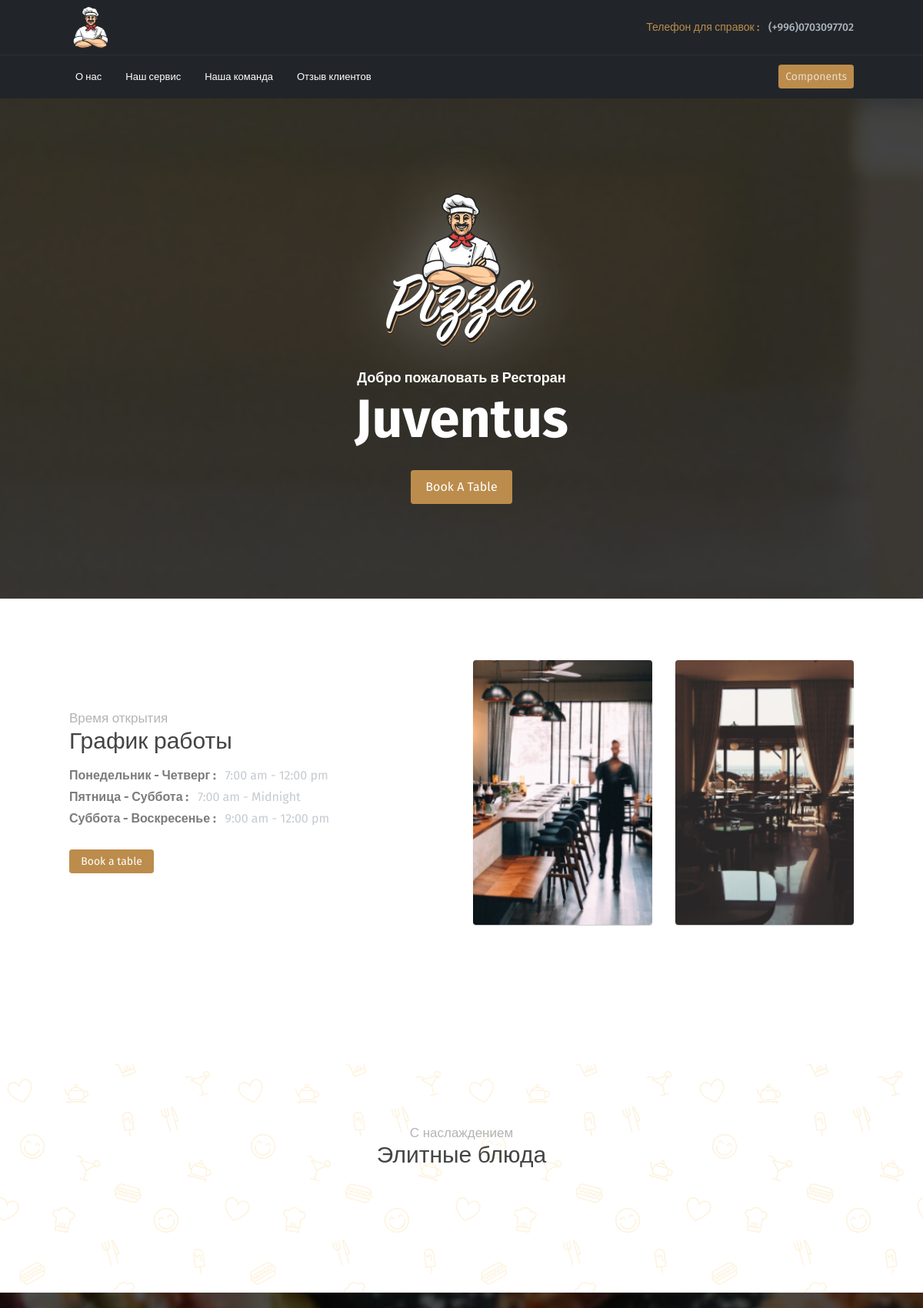
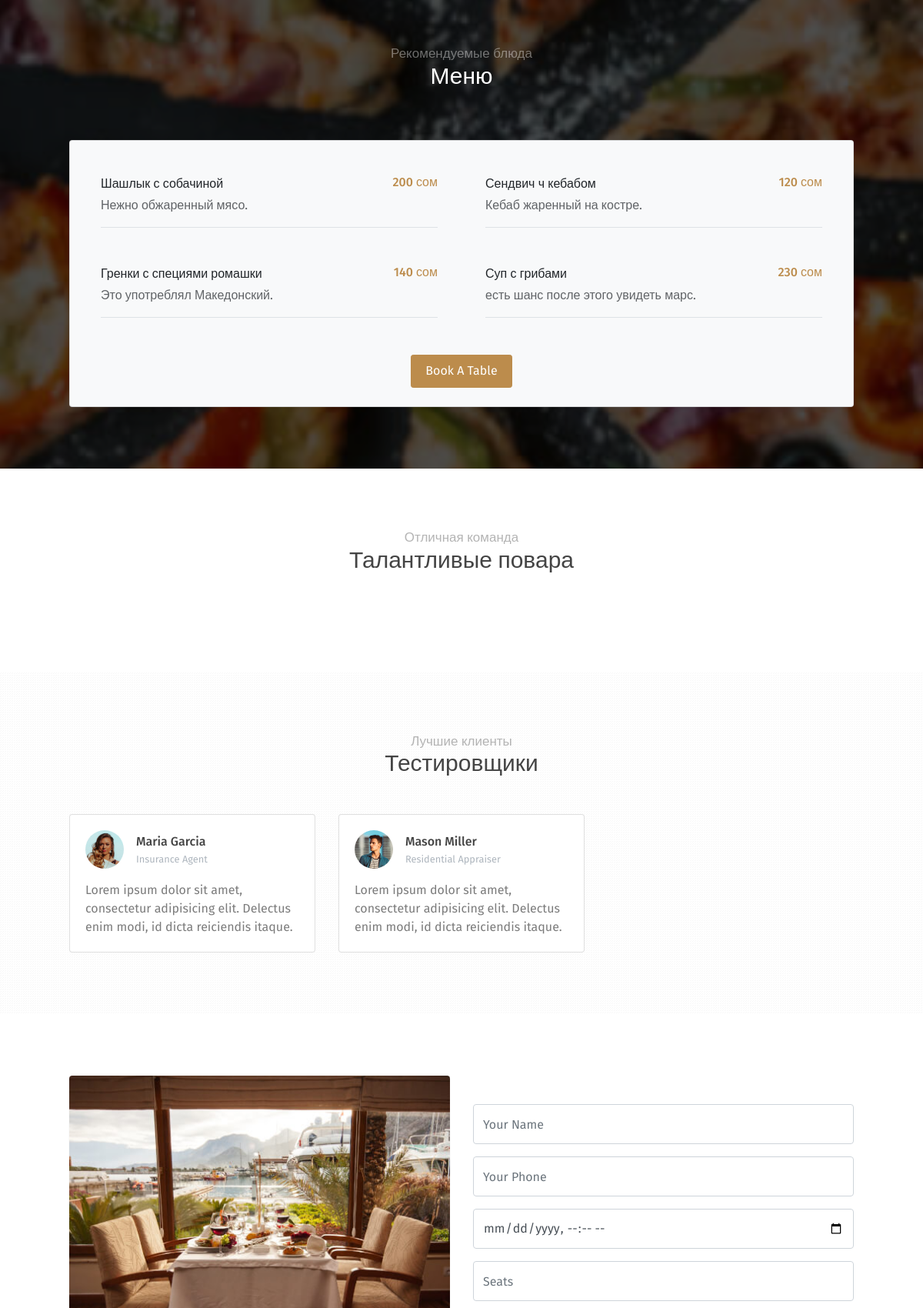
Page /great/sus (upper part) on the committed database (2 pictures, top to bottom).
### great/models.py (models this page shows, shortened)
class Great(models.Model):
    name = models.CharField(max_length=100)
    title = models.TextField(max_length=100)
    price  = models.CharField(max_length=100)
    class Meta:
        verbose_name = 'Great'
        verbose_name_plural = 'Greats'

### great/views.py (the view)
# urls.py: path('sus',great,name ='sus')
def great(requst):
    prost = Great.objects.all()
    context = {
        'prost':prost
    }
    return render (requst,'index.html',context)

### anime/templates/index.html (shortened to what this page needs)
<!DOCTYPE html>
{% load static %}
<html lang="en">
<head>
    <link rel="stylesheet" href="{% static 'assets/vendors/themify-icons/css/themify-icons.css' %}">
	<link rel="stylesheet" href="{% static 'assets/css/pigga.css' %}">
</head>
<body data-spy="scroll" data-target=".navbar" data-offset="40" id="home">
    <nav class="navbar nav-first navbar-dark bg-dark">
        <div class="container">
            <a class="navbar-brand" href="#">
                <img src="{% static 'assets/imgs/navbar-brand.svg' %}" alt="Download free bootstrap 4 landing page, free boootstrap 4 templates, Download free bootstrap 4.1 landing page, free boootstrap 4.1.1 templates, Pigga Landing page">
            </a>
            <ul class="navbar-nav ml-auto">
                <li class="nav-item">
                    <a class="nav-link text-primary" href="#home">Телефон для справок : <span class="pl-2 text-muted">(+996)0703097702</span></a>
                </li>
            </ul>
        </div>
    </nav>
    <nav class="nav-second navbar custom-navbar navbar-expand-sm navbar-dark bg-dark sticky-top">
        <div class="container">
            <div class="collapse navbar-collapse" id="navbarSupportedContent">
                <ul class="navbar-nav mr-auto">
                    <li class="nav-item">
                        <a class="nav-link" href="#about">О нас</a>
                    </li>
                    <li class="nav-item">
                        <a class="nav-link" href="{% url 'anime:menu' %}">Наш сервис</a>
                    </li>
                    <li class="nav-item">
                        <a class="nav-link" href="{% url 'chefs:chefs' %}">Наша команда</a>
                    </li>
                    <li class="nav-item">
                        <a class="nav-link" href="#testmonial">Отзыв клиентов</a>
                    </li>
                </ul>
                <ul class="navbar-nav ml-auto">
                    <li class="nav-item">
                        <a href="components.html" class="btn btn-primary btn-sm">Components</a>
                    </li>
                </ul>
            </div>
        </div>
    </nav>
    <header class="header">
        <div class="overlay">
            <img src="{% static 'assets/imgs/logo.svg' %}" alt="Download free bootstrap 4 landing page, free boootstrap 4 templates, Download free bootstrap 4.1 landing page, free boootstrap 4.1.1 templates, Pigga Landing page" class="logo">
            <h1 class="subtitle">Добро пожаловать в Ресторан</h1>
            <h1 class="title">Juventus</h1>
            <a class="btn btn-primary mt-3" href="#book-table">Book A Table</a>
        </div>
    </header>
    <section id="about">
        <div class="container">
            <div class="row align-items-center">
                <div class="col-md-6">
                    <h6 class="section-subtitle">Время открытия</h6>
                    <h3 class="section-title">График работы</h3>
                    <p class="mb-1 font-weight-bold">Понедельник - Четверг : <span class="font-weight-normal pl-2 text-muted">7:00 am - 12:00 pm</span></p>
                    <p class="mb-1 font-weight-bold">Пятница - Суббота : <span class="font-weight-normal pl-2 text-muted">7:00 am - Midnight</span></p>
                    <p class="mb-1 font-weight-bold">Суббота - Воскресенье : <span class="font-weight-normal pl-2 text-muted">9:00 am - 12:00 pm</span></p>
                    <a href="#book-table" class="btn btn-primary btn-sm w-md mt-4">Book a table</a>
                </div>
                <div class="col-md-6">
                    <div class="row">
                        <div class="col">
                            <img alt="Download free bootstrap 4 landing page, free boootstrap 4 templates, Download free bootstrap 4.1 landing page, free boootstrap 4.1.1 templates, Pigga Landing page" src="assets/imgs/about-1.jpg" class="w-100 rounded shadow">
                        </div>
                        <div class="col">
                            <img alt="Download free bootstrap 4 landing page, free boootstrap 4 templates, Download free bootstrap 4.1 landing page, free boootstrap 4.1.1 templates, Pigga Landing page" src="assets/imgs/about-2.jpg" class="w-100 rounded shadow">
                        </div>
                    </div>
                </div>
            </div>
            <div class="section-devider my-6 transparent"></div>
            </div>
    </section>
    <section id="service" class="pattern-style-4 has-overlay">
        <div class="container raise-2">
            <h6 class="section-subtitle text-center">С наслаждением</h6>
            <h3 class="section-title mb-6 pb-3 text-center">Элитные блюда</h3>
            </div>
    </section>
    <section class="has-img-bg">
        <div class="container">
            <h6 class="section-subtitle text-center">Рекомендуемые блюда</h6>
            <h3 class="section-title mb-6 text-center">Меню </h3>
            <div class="card bg-light">
                <div class="card-body px-4 pb-4 text-center">
                    <div class="row text-left">
                        {%for o in prost%}
                        <div class="col-md-6 my-4">
                           <a href="#" class="pb-3 mx-3 d-block text-dark text-decoration-none border border-left-0 border-top-0 border-right-0">
                                <div class="d-flex">
                                    <div class="flex-grow-1">
                                        {{o.name}}
                                        <p class="mt-1 mb-0">{{o.title}}.</p>
                                    </div>
                                    <h6 class="float-right text-primary">{{o.price}}</h6>
                                </div>
                            </a>
                        </div>
                        {%endfor%}
                    </div>
                    <a href="#book-table" class="btn btn-primary mt-4">Book A Table</a>
                </div>
            </div>
        </div>
    </section>
    <section id="team">
        <div class="container">
            <h6 class="section-subtitle text-center">Отличная команда</h6>
            <h3 class="section-title mb-5 text-center">Талантливые повара</h3>
    </section>
    <section id="testmonial" class="pattern-style-3">
        <div class="container">
            <h6 class="section-subtitle text-center">Лучшие клиенты</h6>
            <h3 class="section-title mb-5 text-center">Тестировщики</h3>
            <div class="row">
                <div class="col-md-4 my-3 my-md-0">
                    <div class="card">
                        <div class="card-body">
                            <div class="media align-items-center mb-3">
                                <img class="mr-3" src="{% static 'assets/imgs/avatar-1.jpg' %}" alt="Download free bootstrap 4 landing page, free boootstrap 4 templates, Download free bootstrap 4.1 landing page, free boootstrap 4.1.1 templates, Pigga Landing page">
                                <div class="media-body">
                                    <h6 class="mt-1 mb-0">Maria Garcia</h6>
                                    <small class="text-muted mb-0">Insurance Agent</small>
                                </div>
                            </div>
                            <p class="mb-0">Lorem ipsum dolor sit amet, consectetur adipisicing elit. Delectus enim modi, id dicta reiciendis itaque.</p>
                        </div>
                    </div>
                </div>
                <div class="col-md-4 my-3 my-md-0">
                    <div class="card">
                        <div class="card-body">
                            <div class="media align-items-center mb-3">
                                <img class="mr-3" src="{% static 'assets/imgs/avatar-2.jpg' %}" alt="Download free bootstrap 4 landing page, free boootstrap 4 templates, Download free bootstrap 4.1 landing page, free boootstrap 4.1.1 templates, Pigga Landing page">
                                <div class="media-body">
                                    <h6 class="mt-1 mb-0">Mason Miller</h6>
                                    <small class="text-muted mb-0">Residential Appraiser</small>
                                </div>
                            </div>
                            <p class="mb-0">Lorem ipsum dolor sit amet, consectetur adipisicing elit. Delectus enim modi, id dicta reiciendis itaque.</p>
                        </div>
                    </div>
                </div>
            </div>
        </div>
    </section>
    <section id="book-table" class="bg-white">
        <div class="container">
            <div class="row align-items-center">
                <div class="col-md-6 d-none d-md-block">
                    <img src="{% static 'assets/imgs/contact.jpg' %}" alt="Download free bootstrap 4 landing page, free boootstrap 4 templates, Download free bootstrap 4.1 landing page, free boootstrap 4.1.1 templates, Pigga Landing page" class="w-100 rounded shadow">
                </div>
                <div class="col-md-6">
                    <form>
                        <div class="form-group">
                            <input type="text" class="form-control" id="exampleInputEmail1" aria-describedby="emailHelp" placeholder="Your Name">
                        </div>
                        <div class="form-group">
                            <input type="tel" class="form-control" name="phone" placeholder="Your Phone">
                        </div>
                        <div class="form-group">
                            <input type="datetime-local" class="form-control" name="date">
                        </div>
                        <div class="form-group">
                            <input type="number" class="form-control" name="seats" placeholder="Seats">
                        </div>
                    </form>
                </div>
            </div>
        </div>
    </section>
</body>
</html>

### rows in the picture
Great: name "Шашлык с собачиной", title "Нежно обжаренный мясо", price "200 сом"
Great: name "Сендвич ч кебабом", title "Кебаб жаренный на костре", price "120 сом"
Great: name "Гренки с специями ромашки", title "Это употреблял Македонский", price "140 сом"
Great: name "Суп с грибами", title "есть шанс после этого увидеть марс", price "230 сом"
